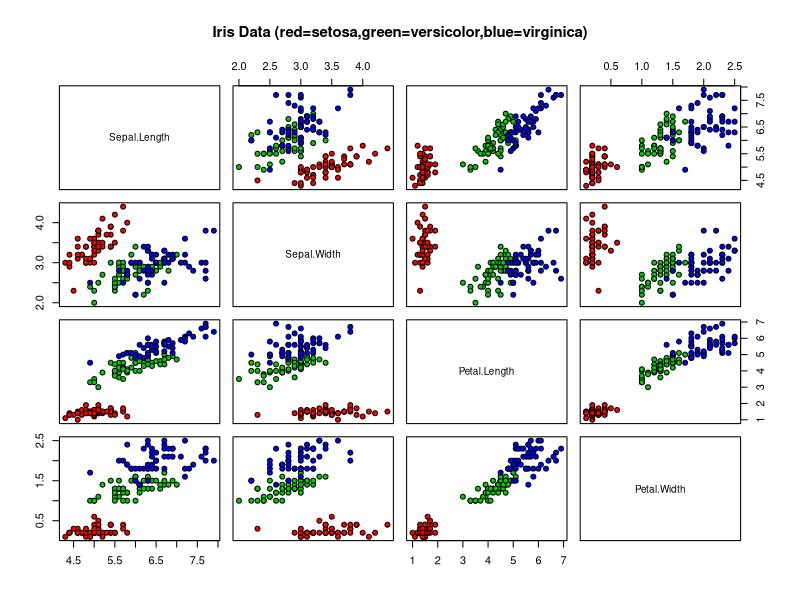

Source code (R):
pairs	(
	iris[1:4], 
	main="Iris Data (red=setosa,green=versicolor,blue=virginica)", 
	cex.main = .9, pch=21, bg=c("red", "green3", "blue") [unclass(iris$Species)], cex.labels = .9
    )